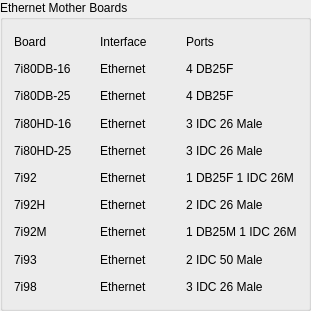
           <widget class="QGroupBox" name="groupBox_90">
            <property name="geometry">
             <rect>
              <x>10</x>
              <y>180</y>
              <width>311</width>
              <height>311</height>
             </rect>
            </property>
            <property name="title">
             <string>Ethernet Mother Boards</string>
            </property>
            <layout class="QGridLayout" name="gridLayout_190">
             <item row="3" column="0">
              <widget class="QLabel" name="label_1192">
               <property name="text">
                <string>7i80HD-16</string>
               </property>
              </widget>
             </item>
             <item row="8" column="0">
              <widget class="QLabel" name="label_1174">
               <property name="text">
                <string>7i93</string>
               </property>
              </widget>
             </item>
             <item row="5" column="2">
              <widget class="QLabel" name="label_1179">
               <property name="text">
                <string>1 DB25F 1 IDC 26M</string>
               </property>
              </widget>
             </item>
             <item row="0" column="2">
              <widget class="QLabel" name="label_1176">
               <property name="text">
                <string>Ports</string>
               </property>
              </widget>
             </item>
             <item row="0" column="0">
              <widget class="QLabel" name="label_1172">
               <property name="text">
                <string>Board</string>
               </property>
              </widget>
             </item>
             <item row="6" column="1">
              <widget class="QLabel" name="label_1183">
               <property name="text">
                <string>Ethernet</string>
               </property>
              </widget>
             </item>
             <item row="6" column="2">
              <widget class="QLabel" name="label_1185">
               <property name="text">
                <string>2 IDC 26 Male</string>
               </property>
              </widget>
             </item>
             <item row="2" column="0">
              <widget class="QLabel" name="label_1191">
               <property name="text">
                <string>7i80DB-25</string>
               </property>
              </widget>
             </item>
             <item row="9" column="1">
              <widget class="QLabel" name="label_1188">
               <property name="text">
                <string>Ethernet</string>
               </property>
              </widget>
             </item>
             <item row="7" column="2">
              <widget class="QLabel" name="label_1186">
               <property name="text">
                <string>1 DB25M 1 IDC 26M</string>
               </property>
              </widget>
             </item>
             <item row="8" column="1">
              <widget class="QLabel" name="label_1178">
               <property name="text">
                <string>Ethernet</string>
               </property>
              </widget>
             </item>
             <item row="9" column="0">
              <widget class="QLabel" name="label_1187">
               <property name="text">
                <string>7i98</string>
               </property>
              </widget>
             </item>
             <item row="6" column="0">
              <widget class="QLabel" name="label_1181">
               <property name="text">
                <string>7i92H</string>
               </property>
              </widget>
             </item>
             <item row="8" column="2">
              <widget class="QLabel" name="label_1180">
               <property name="text">
                <string>2 IDC 50 Male</string>
               </property>
              </widget>
             </item>
             <item row="0" column="1">
              <widget class="QLabel" name="label_1175">
               <property name="text">
                <string>Interface</string>
               </property>
              </widget>
             </item>
             <item row="9" column="2">
              <widget class="QLabel" name="label_1189">
               <property name="text">
                <string>3 IDC 26 Male</string>
               </property>
              </widget>
             </item>
             <item row="7" column="0">
              <widget class="QLabel" name="label_1182">
               <property name="text">
                <string>7i92M</string>
               </property>
              </widget>
             </item>
             <item row="1" column="0">
              <widget class="QLabel" name="label_1190">
               <property name="text">
                <string>7i80DB-16</string>
               </property>
              </widget>
             </item>
             <item row="5" column="1">
              <widget class="QLabel" name="label_1177">
               <property name="text">
                <string>Ethernet</string>
               </property>
              </widget>
             </item>
             <item row="5" column="0">
              <widget class="QLabel" name="label_1173">
               <property name="text">
                <string>7i92</string>
               </property>
              </widget>
             </item>
             <item row="7" column="1">
              <widget class="QLabel" name="label_1184">
               <property name="text">
                <string>Ethernet</string>
               </property>
              </widget>
             </item>
             <item row="4" column="0">
              <widget class="QLabel" name="label_1193">
               <property name="text">
                <string>7i80HD-25</string>
               </property>
              </widget>
             </item>
             <item row="1" column="1">
              <widget class="QLabel" name="label_1194">
               <property name="text">
                <string>Ethernet</string>
               </property>
              </widget>
             </item>
             <item row="2" column="1">
              <widget class="QLabel" name="label_1195">
               <property name="text">
                <string>Ethernet</string>
               </property>
              </widget>
             </item>
             <item row="3" column="1">
              <widget class="QLabel" name="label_1196">
               <property name="text">
                <string>Ethernet</string>
               </property>
              </widget>
             </item>
             <item row="4" column="1">
              <widget class="QLabel" name="label_1197">
               <property name="text">
                <string>Ethernet</string>
               </property>
              </widget>
             </item>
             <item row="4" column="2">
              <widget class="QLabel" name="label_1198">
               <property name="text">
                <string>3 IDC 26 Male</string>
               </property>
              </widget>
             </item>
             <item row="3" column="2">
              <widget class="QLabel" name="label_1199">
               <property name="text">
                <string>3 IDC 26 Male</string>
               </property>
              </widget>
             </item>
             <item row="2" column="2">
              <widget class="QLabel" name="label_1200">
               <property name="text">
                <string>4 DB25F</string>
               </property>
              </widget>
             </item>
             <item row="1" column="2">
              <widget class="QLabel" name="label_1201">
               <property name="text">
                <string>4 DB25F</string>
               </property>
              </widget>
             </item>
            </layout>
           </widget>
